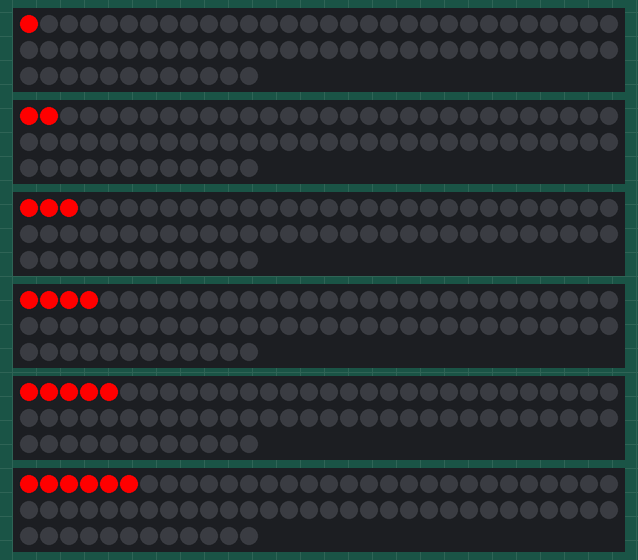
Simulated run of this sketch. Board: Arduino Uno, built with avr-gcc and run on an emulated ATmega328P. Parts: 6 × 72 RGB LEDs in strip order, left to right, continuing on the next row. Random numbers use the default seed unless the sketch sets one.

Above: at 3.1 s.
At 13.1 s:
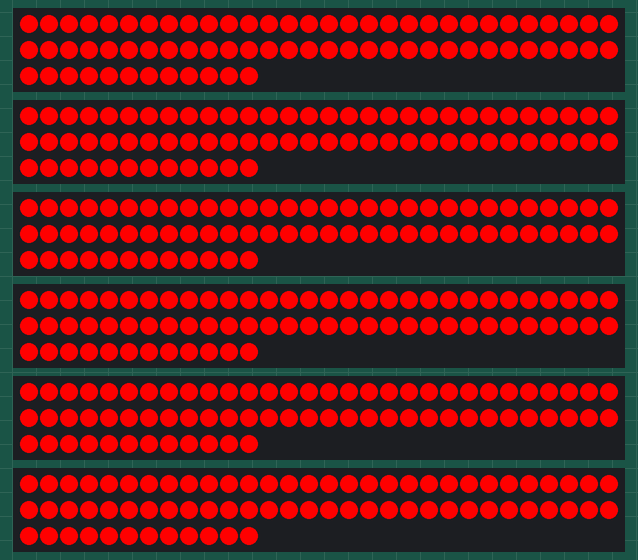
At 23.1 s:
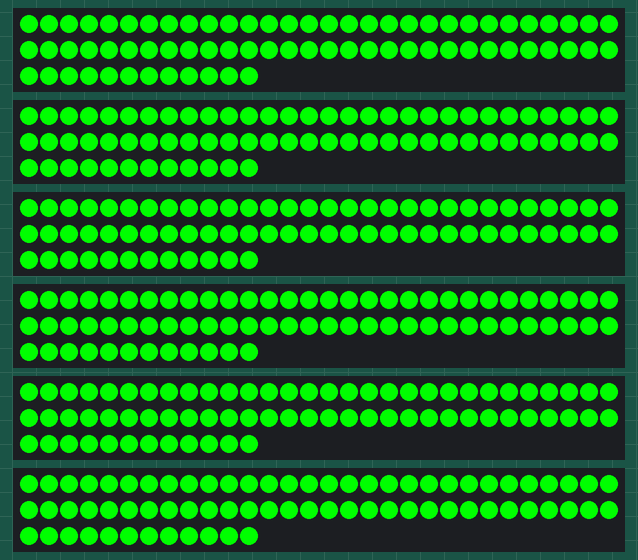
At 33.1 s:
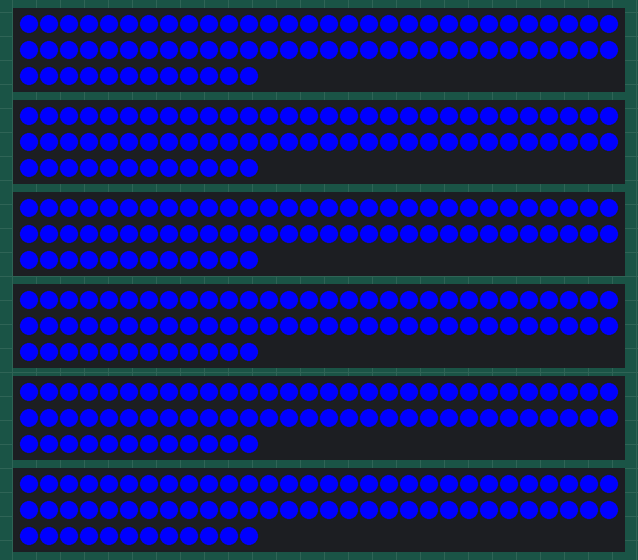
At 53.1 s:
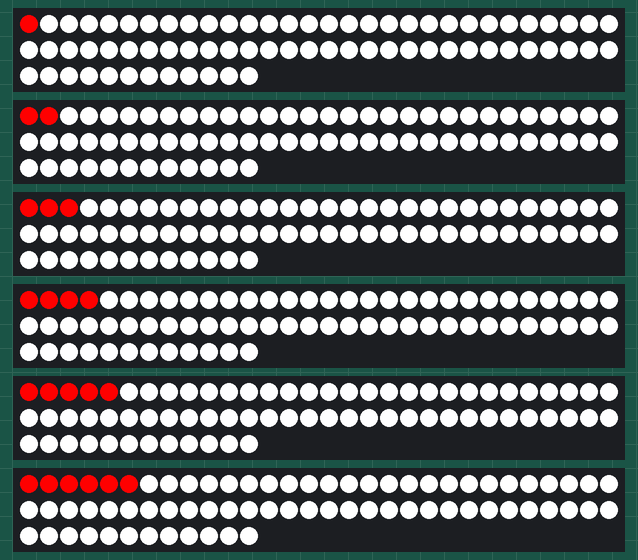

Measured:
- by itself, everything shown: repeats every 50.0 s, in 5 steps
- what the display in image 0 shows lasts 10.1 s, from 3.0 s to 13.1 s

The sketch:

LED_Totem_2019_v2.ino
```cpp
#include <FastLED.h>


#define LED_TYPE WS2812B
#define COLOR_ORDER GRB
#define BRIGHTNESS 255
#define FRAMES_PER_SECOND  120

#define NUM_STRIPS 6
#define NUM_LEDS_PER_STRIP 72
#define NUM_LEDS NUM_LEDS_PER_STRIP * NUM_STRIPS

CRGB leds[NUM_STRIPS * NUM_LEDS_PER_STRIP];

#define BUTTON_PIN1 0
#define BUTTON_PIN2 1
int buttonState1 = 0;
int buttonState2 = 0;

// the color palette
CRGBPalette16 Pal;
extern uint8_t gHue = 0; // rotating "base color" used by many of the patterns

void setup() {
  FastLED.addLeds<LED_TYPE, 2, COLOR_ORDER>(leds, 0, NUM_LEDS_PER_STRIP);
  FastLED.addLeds<LED_TYPE, 14, COLOR_ORDER>(leds, NUM_LEDS_PER_STRIP, NUM_LEDS_PER_STRIP);
  FastLED.addLeds<LED_TYPE, 7, COLOR_ORDER>(leds, 2 * NUM_LEDS_PER_STRIP, NUM_LEDS_PER_STRIP);
  FastLED.addLeds<LED_TYPE, 8, COLOR_ORDER>(leds, 3 * NUM_LEDS_PER_STRIP, NUM_LEDS_PER_STRIP);
  FastLED.addLeds<LED_TYPE, 6, COLOR_ORDER>(leds, 4 * NUM_LEDS_PER_STRIP, NUM_LEDS_PER_STRIP);
  FastLED.addLeds<LED_TYPE, 20, COLOR_ORDER>(leds, 5 * NUM_LEDS_PER_STRIP, NUM_LEDS_PER_STRIP);
  FastLED.setBrightness(BRIGHTNESS);
  //FastLED.setDither(DISABLE_DITHER);
  Pal = HeatColors_p;

  pinMode(BUTTON_PIN1, INPUT);
  pinMode(BUTTON_PIN2, INPUT);

  FastLED.delay(3000); // 3 second saftey delay
}

// Include all header files
#include "support.h"
#include "testingAnimations.h"
#include "simpleAnimationsList.h"
#include "fire2018.h"
#include "meatballs.h"

// List of patterns to cycle through.  Each is defined as a separate function below.
typedef void (*SimplePatternList[])();
//SimplePatternList gPatterns = { juggle, juggle2, stars, stars2, knightRider, knightRider2 };
//SimplePatternList gPatterns = { tornado, strobe };
//SimplePatternList gPatterns = { fire2018, meatballs };
SimplePatternList gPatterns = { stripCheck, fillRed, fillGreen, fillBlue, fillWhite };


uint8_t gCurrentPatternNumber = 0; // Index number of which pattern is current

// Main Loop
void loop() {
//  buttonState1 = digitalRead(BUTTON_PIN1);
//  buttonState2 = digitalRead(BUTTON_PIN2);
//
//  if (buttonState1 == HIGH) { nextPattern(); }
//  else if (buttonState2 == HIGH) { prevPattern(); }

  // Call the current pattern function once, updating the 'leds' array
  gPatterns[gCurrentPatternNumber]();

  // send the 'leds' array out to the actual LED strip
  FastLED.show();
  // insert a delay to keep the framerate modest
  FastLED.delay(1000/FRAMES_PER_SECOND);

  // do some periodic updates
  EVERY_N_MILLISECONDS( 20 ) { gHue++; } // slowly cycle the "base color" through the rainbow
  EVERY_N_SECONDS( 10 ) { nextPattern(); } // change patterns periodically
}

#define ARRAY_SIZE(A) (sizeof(A) / sizeof((A)[0]))

void nextPattern()
{
  // add one to the current pattern number, and wrap around at the end
  gCurrentPatternNumber = (gCurrentPatternNumber + 1) % ARRAY_SIZE( gPatterns);
}

void prevPattern()
{
  // add one to the current pattern number, and wrap around at the end
  gCurrentPatternNumber = (gCurrentPatternNumber - 1) % ARRAY_SIZE( gPatterns);
  if (gCurrentPatternNumber < 0) {
    gCurrentPatternNumber = ARRAY_SIZE(gPatterns) - 1;
  }
}
```

fire2018.h
```cpp
#ifndef FIRE2018_H
#define FIRE2018_H

#include "support.h"


void fire2018() {

  // get one noise value out of a moving noise space
  uint16_t ctrl1 = inoise16(11 * millis(), 0, 0);
  // get another one
  uint16_t ctrl2 = inoise16(13 * millis(), 100000, 100000);
  // average of both to get a more unpredictable curve
  uint16_t  ctrl = ((ctrl1 + ctrl2) / 2);

  // this factor defines the general speed of the heatmap movement
  // high value = high speed
  uint8_t speed = 27;

  // here we define the impact of the wind
  // high factor = a lot of movement to the sides
  x = 3 * ctrl * speed;

  // this is the speed of the upstream itself
  // high factor = fast movement
  y = 15 * millis() * speed;

  // just for ever changing patterns we move through z as well
  z = 3 * millis() * speed ;

  // ...and dynamically scale the complete heatmap for some changes in the
  // size of the heatspots.
  // The speed of change is influenced by the factors in the calculation of ctrl1 & 2 above.
  // The divisor sets the impact of the size-scaling.
  scale_x = ctrl1 / 2;
  scale_y = ctrl2 / 2;

  // Calculate the noise array based on the control parameters.
  uint8_t layer = 0;
  for (uint8_t i = 0; i < Width; i++) {
    uint32_t ioffset = scale_x * (i - CentreX);
    for (uint8_t j = 0; j < Height; j++) {
      uint32_t joffset = scale_y * (j - CentreY);
      uint16_t data = ((inoise16(x + ioffset, y + joffset, z)) + 1);
      noise[i][j] = data >> 8;
    }
  }


  // Draw the first (lowest) line - seed the fire.
  // It could be random pixels or anything else as well.
  for (uint8_t x = 0; x < Width; x++) {
    // draw
    leds[XY(x, Height-1)] = ColorFromPalette( Pal, noise[x][0]);
    // and fill the lowest line of the heatmap, too
    heat[XY(x, Height-1)] = noise[x][0];
  }

  // Copy the heatmap one line up for the scrolling.
  for (uint8_t y = 0; y < Height - 1; y++) {
    for (uint8_t x = 0; x < Width; x++) {
      heat[XY(x, y)] = heat[XY(x, y + 1)];
    }
  }

  // Scale the heatmap values down based on the independent scrolling noise array.
  for (uint8_t y = 0; y < Height - 1; y++) {
    for (uint8_t x = 0; x < Width; x++) {

      // get data from the calculated noise field
      uint8_t dim = noise[x][y];

      // This number is critical
      // If it´s to low (like 1.1) the fire dosn´t go up far enough.
      // If it´s to high (like 3) the fire goes up too high.
      // It depends on the framerate which number is best.
      // If the number is not right you loose the uplifting fire clouds
      // which seperate themself while rising up.
      dim = dim / 1.4;

      dim = 255 - dim;

      // here happens the scaling of the heatmap
      heat[XY(x, y)] = scale8(heat[XY(x, y)] , dim);
    }
  }

  // Now just map the colors based on the heatmap.
  for (uint8_t y = 0; y < Height - 1; y++) {
    for (uint8_t x = 0; x < Width; x++) {
      leds[XY(x, y)] = ColorFromPalette( Pal, heat[XY(x, y)]);
    }
  }

  // Done. Bring it on!
  //FastLED.show();

  // I hate this delay but with 8 bit scaling there is no way arround.
  // If the framerate gets too high the frame by frame scaling doesn´s work anymore.
  // Basically it does but it´s impossible to see then...

  // If you change the framerate here you need to adjust the
  // y speed and the dim divisor, too.
  delay(10);

}

#endif //FIRE2018_H
```

meatballs.h
```cpp
#ifndef MEATBALLS_H
#define MEATBALLS_H

#include "support.h"

void CLS() {
  for (uint16_t i = 0; i < NUM_LEDS; i++) {
    leds[i] = 0x000000;
  }
}

void MetaBalls() {

  float speed = 1;

  // get some 2 random moving points
  uint8_t x2 = inoise8(millis() * speed, 25355, 685 ) / 16;
  uint8_t y2 = inoise8(millis() * speed, 355, 11685 ) / 16;

  uint8_t x3 = inoise8(millis() * speed, 55355, 6685 ) / 16;
  uint8_t y3 = inoise8(millis() * speed, 25355, 22685 ) / 16;

  // and one Lissajou function
  uint8_t x1 = beatsin8(23 * speed, 0, 15);
  uint8_t y1 = beatsin8(28 * speed, 0, 15);

  for (uint8_t y = 0; y < Height; y++) {
    for (uint8_t x = 0; x < Width; x++) {

      // calculate distances of the 3 points from actual pixel
      // and add them together with weightening
      uint8_t  dx =  abs(x - x1);
      uint8_t  dy =  abs(y - y1);
      uint8_t dist = 2 * sqrt((dx * dx) + (dy * dy));

      dx =  abs(x - x2);
      dy =  abs(y - y2);
      dist += sqrt((dx * dx) + (dy * dy));

      dx =  abs(x - x3);
      dy =  abs(y - y3);
      dist += sqrt((dx * dx) + (dy * dy));

      // inverse result
      byte color = 1000 / dist;

      // map color between thresholds
      if (color > 0 and color < 60) {
        leds[XY(x, y)] = CHSV(color * 9, 255, 255);
      } else {
        leds[XY(x, y)] = CHSV(0, 255, 255);
      }
        // show the 3 points, too
        leds[XY(x1,y1)] = CRGB(255, 255,255);
        leds[XY(x2,y2)] = CRGB(255, 255,255);
        leds[XY(x3,y3)] = CRGB(255, 255,255);
    }
  }


  //FastLED.show();
  //CLS();


}

#endif //MEATBALLS_H
```

simpleAnimationsList.h
```cpp
#ifndef SIMPLEANIMATIONSLIST_H
#define SIMPLEANIMATIONSLIST_H

void juggle() {
  fadeToBlackBy( leds, NUM_LEDS, 20);
  byte dothue = 0;
  for(int i = 0; i < NUM_STRIPS; i++) {
    leds[(i*NUM_LEDS_PER_STRIP) + beatsin16(i + 7, 0, NUM_LEDS_PER_STRIP-1)] |= CHSV(dothue, 200, 255);

    dothue += 32;
  }
}

void juggle2() {
  fadeToBlackBy( leds, NUM_LEDS, 20);
  byte dothue = 0;
  for ( int i = 0; i < 8; i++) {
    leds[beatsin16( i + 7, 0, NUM_LEDS_PER_STRIP - 1 )] |= CHSV(dothue, 200, 255);
    dothue += 32;
  }
}

void sinlon() {
  fadeToBlackBy(leds, NUM_LEDS, 20);
  int pos = beatsin16(30, 0, NUM_LEDS);
  static int prevpos = 0;
  if (pos  < prevpos) {
    fill_solid(leds+pos, (prevpos-pos)+1, CHSV(gHue, 220, 255));
  } else {
    fill_solid(leds+prevpos, (pos-prevpos)+1, CHSV(gHue, 220, 255));
  }
  prevpos=pos;
}

void stars() {
  int randVal = 50;
  fadeToBlackBy(leds, NUM_LEDS, 20);
  for(int i = 0; i < NUM_STRIPS; i++) {
    if( random8() < randVal) {
    leds[(i*NUM_LEDS_PER_STRIP) + random16(NUM_LEDS_PER_STRIP) ] += CRGB::White;
    }
  }
}

void stars2() {
  int randVal = 1000;
  fadeToBlackBy(leds, NUM_LEDS, 50);
  for(int i = 0; i < NUM_STRIPS; i++) {
    if( random8() < randVal) {
    leds[(i*NUM_LEDS_PER_STRIP) + random16(NUM_LEDS_PER_STRIP) ] += CRGB::White;
    }
  }
}

void knightRider() {  // 110, 30
  fadeToBlackBy(leds, NUM_LEDS, 90);
  for(int i = 0; i < NUM_STRIPS; i++) {
    int pos = beatsin16(30, 0, NUM_LEDS_PER_STRIP - 1);
    leds[(i*NUM_LEDS_PER_STRIP) + pos] = CRGB::Red;
   }
}

void knightRider2() {  // 110, 30
  fadeToBlackBy(leds, NUM_LEDS, 90);
  for(int i = 0; i < NUM_STRIPS; i++) {
    int pos = beatsin16(30, 0, NUM_LEDS_PER_STRIP - 1);
    leds[(i*NUM_LEDS_PER_STRIP) + pos] = CRGB::DeepPink;
   }
}

void tornado() {
  fadeToBlackBy(leds, NUM_LEDS, 20);
  for (int i = 0; i < NUM_LEDS_PER_STRIP; i++) {
    for (int j = 0; i < NUM_STRIPS; j++) {
      leds[XY(j, i)] |= CHSV(gHue, 220, 255);
      FastLED.delay(10);
    }
  }
}

void strobe() {
  int randVal = 10;
  int i = random8(0, 5);
  fadeToBlackBy(leds, NUM_LEDS, 20);
  if (random8() < randVal) {
    fill_solid(leds + (i * NUM_LEDS_PER_STRIP), NUM_LEDS_PER_STRIP, CRGB::White);
  }
}

#endif
```

support.h
```cpp
#ifndef SUPPORT_H
#define SUPPORT_H

// for matrix animations like fire2018
uint8_t Width  = NUM_STRIPS;
uint8_t Height = NUM_LEDS_PER_STRIP;
uint8_t CentreX =  (Width / 2) - 1;
uint8_t CentreY = (Height / 2) - 1;

// control parameters for the noise array

uint32_t x;
uint32_t y;
uint32_t z;
uint32_t scale_x;
uint32_t scale_y;

// storage for the noise data
// adjust the size to suit your setup
uint8_t noise[16][16];

// heatmap data with the size matrix width * height
uint8_t heat[256];


void show_fps() {
  EVERY_N_MILLIS(100) {
    Serial.println(LEDS.getFPS());
  }
}

// finds the correct index within a non-serpentine matrix
uint8_t XY( uint8_t x, uint8_t y) {
  uint8_t i;
  i = (x * NUM_LEDS_PER_STRIP) + y;
  return i;
}

void clearLEDS() {
  fill_solid(leds, NUM_LEDS, CRGB(0, 0, 0));
}

#endif //SUPPORT_H
```

testingAnimations.h
```cpp
#ifndef TESTINGANIMATIONS_H
#define TESTINGANIMATIONS_H

#include "support.h"

void stripCheck() {
   for(int i = 0; i < NUM_STRIPS; i++) {
    for(int j = 0; j <= i; j++) {
      leds[(i*NUM_LEDS_PER_STRIP) + j] = CRGB::Red;
    }
  }
}

void fillRed() {
  fill_solid(leds, NUM_LEDS, CRGB(255, 0, 0));
}

void fillGreen() {
  fill_solid(leds, NUM_LEDS, CRGB(0, 255, 0));
}

void fillBlue() {
  fill_solid(leds, NUM_LEDS, CRGB(0, 0, 255));
}

void fillWhite() {
  fill_solid(leds, NUM_LEDS, CRGB(255, 255, 255));
}

#endif //TESTINGANIMATIONS_H
```
